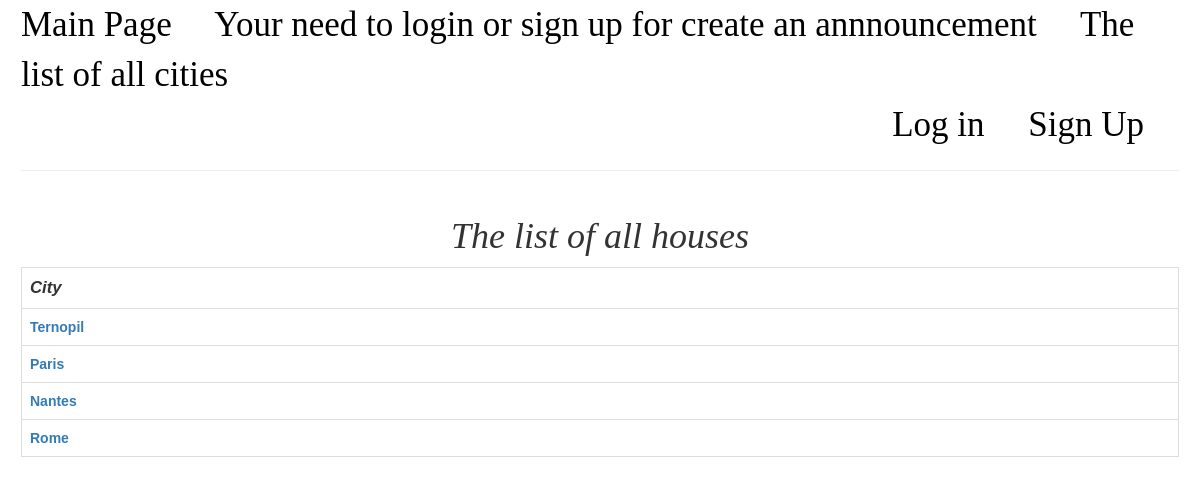
Before: /search/cities with the older database file.
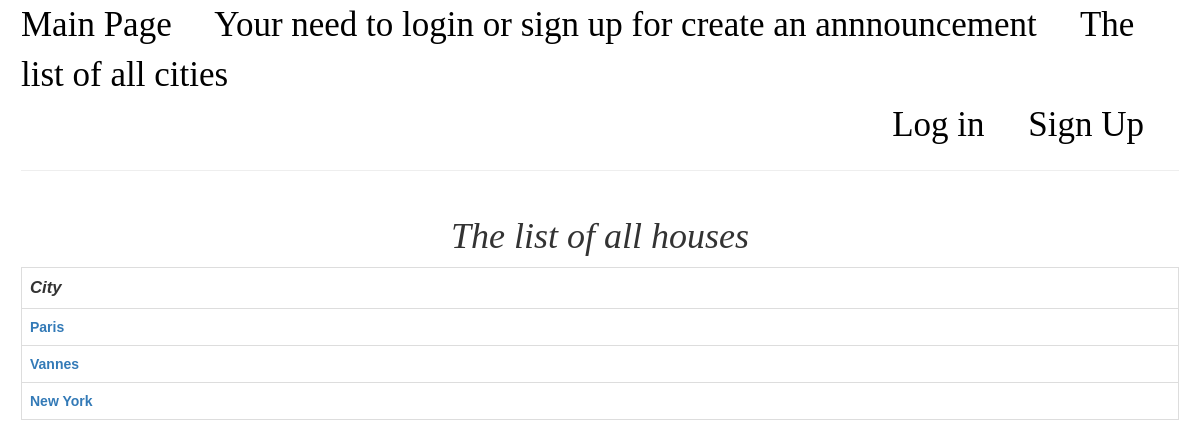
After: the same page with the newer database file.
### models.py (models this page shows, shortened)
class House(db.Model):
    __table_args__ = {'extend_existing': True}
    id = db.Column(db.INTEGER, primary_key=True)
    title = db.Column(db.String(50), nullable=False)
    location = db.Column(db.String(50), nullable=False)
    type = db.Column(db.String(50), nullable=False)
    rooms = db.Column(db.INTEGER, nullable=False)
    price = db.Column(db.INTEGER, nullable=False)
    description = db.Column(db.Text, nullable=False)
    author = db.Column(db.String, nullable=False)
    author_id = db.Column(db.INTEGER, nullable=False)
    dateCreation = db.Column(db.DateTime, nullable=False, default=sqlalchemy.sql.func.now())

### app.py (the view)
@app.route('/search/cities', methods=['GET', 'POST'])
def allCities():
    allCities = models.getAllLocations()
    return render_template('allCities.html', allCities=allCities)

### models.py (called while the page is built)
def getAllLocations():
    assurances = []
    for assurance in House.query.distinct(House.location):
        if assurance.location not in assurances:
            assurances.append(assurance.location)
    return list(set(assurances))

### templates/allCities.html (shortened to what this page needs)
{% extends 'base.html' %}
{% block body %}
    <h1>The list of all houses</h1>
    <table class="table table-hover table-bordered">
        <tr class="headers">
            <th>City</th>
        </tr>
        {% for city in allCities %}
            <tr>
                <th><a href="/search/city/{{ city }}">{{ city }}</a></th>
            </tr>
        {% endfor %}
    </table>
{% endblock %}

Changed rows visible on the page:
removed House: location "Ternopil"
removed House: location "Nantes"
removed House: location "Rome"
added House: location "Vannes"
added House: location "New York"
